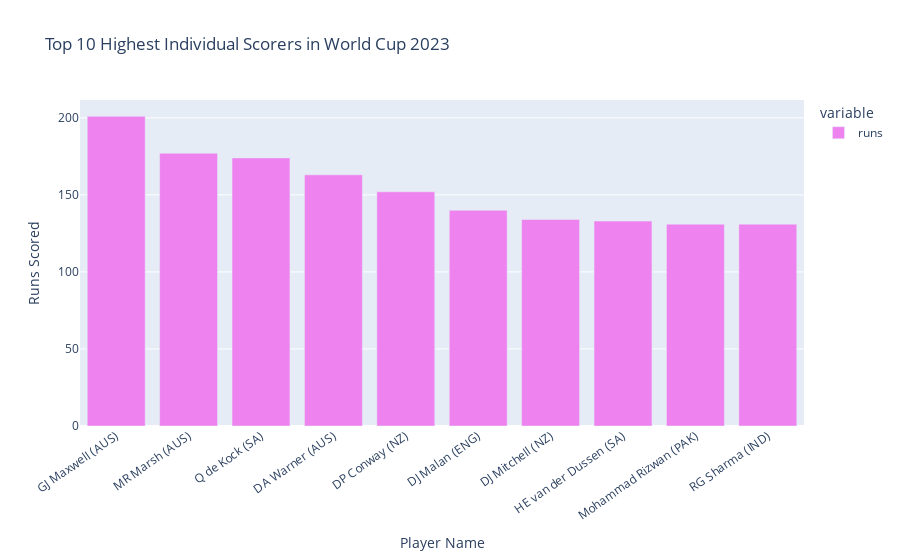

The cell this chart's notebook holds for it:
### Code cell
top_10_highest_individual_scores = df.groupby(['player']).runs.max().nlargest(10)

fig_highest_scores = px.bar(top_10_highest_individual_scores, color_discrete_sequence = ['violet'],
                        title = 'Top 10 Highest Individual Scorers in World Cup 2023',labels = {'Player':'Player Name', 'Total Runs': 'Runs Scored'})
fig_highest_scores.update_xaxes(title_text = 'Player Name')
fig_highest_scores.update_yaxes(title_text = 'Runs Scored')
fig_highest_scores.update_layout(xaxis_tickangle = -35)
fig_highest_scores.show()

### Figure 1 — Plotly figure (JSON) as saved in the notebook; plotly's stock layout.template omitted (floating-point values rounded to 4 significant figures)
{"data": [{"alignmentgroup": "True", "hovertemplate": "variable=runs<br>player=%{x}<br>value=%{y}<extra></extra>", "legendgroup": "runs", "marker": {"color": "violet", "pattern": {"shape": ""}}, "name": "runs", "offsetgroup": "runs", "orientation": "v", "showlegend": true, "textposition": "auto", "type": "bar", "x": ["GJ Maxwell (AUS)", "MR Marsh (AUS)", "Q de Kock (SA)", "DA Warner (AUS)", "DP Conway (NZ)", "DJ Malan (ENG)", "DJ Mitchell (NZ)", "HE van der Dussen (SA)", "Mohammad Rizwan (PAK)", "RG Sharma (IND)"], "xaxis": "x", "y": [201, 177, 174, 163, 152, 140, 134, 133, 131, 131], "yaxis": "y"}], "layout": {"barmode": "relative", "legend": {"title": {"text": "variable"}, "tracegroupgap": 0}, "title": {"text": "Top 10 Highest Individual Scorers in World Cup 2023"}, "xaxis": {"anchor": "y", "domain": [0, 1], "tickangle": -35, "title": {"text": "Player Name"}}, "yaxis": {"anchor": "x", "domain": [0, 1], "title": {"text": "Runs Scored"}}}}
